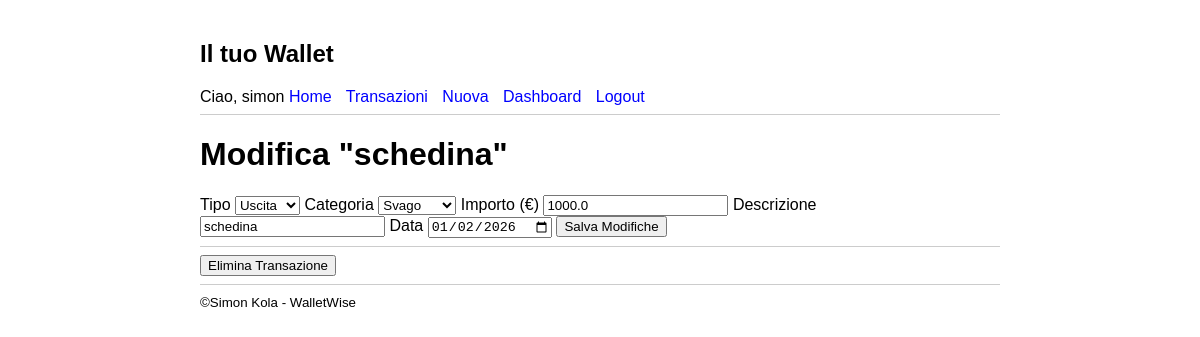
Page /3/update (signed in) on the committed database.
### tables this page shows
CREATE TABLE user (
  id INTEGER PRIMARY KEY AUTOINCREMENT,
  username TEXT UNIQUE NOT NULL,
  password TEXT NOT NULL
);

CREATE TABLE transactions (
  id INTEGER PRIMARY KEY AUTOINCREMENT,
  author_id INTEGER NOT NULL,
  category_id INTEGER NOT NULL,
  created TIMESTAMP NOT NULL DEFAULT CURRENT_TIMESTAMP,
  type TEXT NOT NULL CHECK(type IN ('entrata', 'uscita')),
  amount REAL NOT NULL,
  description TEXT NOT NULL,
  date DATE NOT NULL,
  FOREIGN KEY (author_id) REFERENCES user (id),
  FOREIGN KEY (category_id) REFERENCES categories (id)
);

CREATE TABLE categories (
  id INTEGER PRIMARY KEY AUTOINCREMENT,
  name TEXT NOT NULL
);

### app/main.py (the view, shortened to what this page needs)
@bp.route('/<int:id>/update', methods=('GET', 'POST'))
def update(id):
    if g.user is None:
        return redirect(url_for('auth.login'))
    transaction = get_transaction(id)
    categories = category_repository.find_all()
    return render_template('update.html',
                         transaction=transaction,
                         categories=categories)

### app/auth.py (called while the page is built)
@bp.before_app_request
def load_logged_in_user():
    user_id = session.get('user_id')
    if user_id is None:
        g.user = None
    else:
        g.user = user_repo.get_user_by_id(user_id)

### app/db.py (called while the page is built)
def get_db():
    if 'db' not in g:
        g.db = sqlite3.connect(
            current_app.config['DATABASE']
        )
        g.db.row_factory = sqlite3.Row
    return g.db

### app/main.py (called while the page is built)
def get_transaction(id, check_author=True):
    transaction = transaction_repository.find_by_id(id)
    if transaction is None:
        abort(404, f"Transazione id {id} non esiste.")
    if check_author and transaction['author_id'] != g.user['id']:
        abort(403)  # Vietato!
    return transaction

### app/repositories/categoria_repo.py (called while the page is built)
def find_all():
    db = get_db()
    return db.execute('SELECT * FROM categories ORDER BY name').fetchall()

### app/repositories/transazioni_repo.py (called while the page is built)
def find_by_id(transaction_id):
    db = get_db()
    query = """
        SELECT t.*, u.username, c.name as category_name
        FROM transactions t
        JOIN user u ON t.author_id = u.id
        JOIN categories c ON t.category_id = c.id
        WHERE t.id = ?
    """
    return db.execute(query, (transaction_id,)).fetchone()

### app/repositories/user_repo.py (called while the page is built)
def get_user_by_id(user_id):
    db = get_db()
    user = db.execute(
        "SELECT * FROM user WHERE id = ?", (user_id,)
    ).fetchone()
    return user

### app/templates/update.html (shortened to what this page needs)
{% extends 'base.html' %}
{% block content %}
    <h1>Modifica "{{ transaction.description }}"</h1>
    <form method="post">
        <label for="type">Tipo</label>
        <select name="type" id="type" required>
            <option value="uscita" {% if transaction.type == 'uscita' %}selected{% endif %}>Uscita</option>
        </select>
        <label for="category_id">Categoria</label>
        <select name="category_id" id="category_id" required>
            {% for cat in categories %}
            <option value="{{ cat.id }}" {% if cat.id == transaction.category_id %}selected{% endif %}>
                {{ cat.name }}
            </option>
            {% endfor %}
        </select>
        <label for="amount">Importo (€)</label>
        <input type="number" name="amount" id="amount" step="0.01"
               value="{{ request.form.get('amount') or transaction.amount }}" required>
        <label for="description">Descrizione</label>
        <input name="description" id="description"
               value="{{ request.form.get('description') or transaction.description }}" required>
        <label for="date">Data</label>
        <input type="date" name="date" id="date"
               value="{{ request.form.get('date') or transaction.date }}" required>
        <input type="submit" value="Salva Modifiche">
    </form>
    <hr>
    <form action="{{ url_for('main.delete', id=transaction.id) }}" method="post">
        <input type="submit" value="Elimina Transazione"
               onclick="return confirm('Sei sicuro?')">
    </form>
{% endblock %}

### app/templates/base.html (shortened to what this page needs)
<!doctype html>
<html lang="it">
<head>
</head>
<body>
    <nav>
        <h1>Il tuo Wallet</h1>
        {% if g.user %}
            <span>Ciao, {{ g.user['username'] }}</span>
            <a href="{{ url_for('main.index') }}">Home</a>
            <a href="{{ url_for('main.transazioni') }}">Transazioni</a>
            <a href="{{ url_for('main.create') }}">Nuova</a>
            <a href="{{ url_for('main.dashboard') }}">Dashboard</a>
            <a href="{{ url_for('auth.logout') }}">Logout</a>
        {% else %}
            <a href="{{ url_for('auth.register') }}">Registrati</a>
            <a href="{{ url_for('auth.login') }}">Login</a>
        {% endif %}
    </nav>
    <hr>
    <main>
        {% block content %}{% endblock %}
    </main>
    <hr>
    <footer>
        <small>&copy;Simon Kola - WalletWise</small>
    </footer>
</body>
</html>

### app/templates/base.html (style rules this page uses)
body { font-family: sans-serif; max-width: 800px; margin: 0 auto; padding: 20px; }
nav a { margin-right: 10px; text-decoration: none; color: blue; }
hr { border: 0; border-top: 1px solid #ccc; }

### rows in the picture
user: user.username "simon"
transactions: type "Uscita", category_id "Svago", amount "1000.0", description "schedina", date "01/02/2026"
